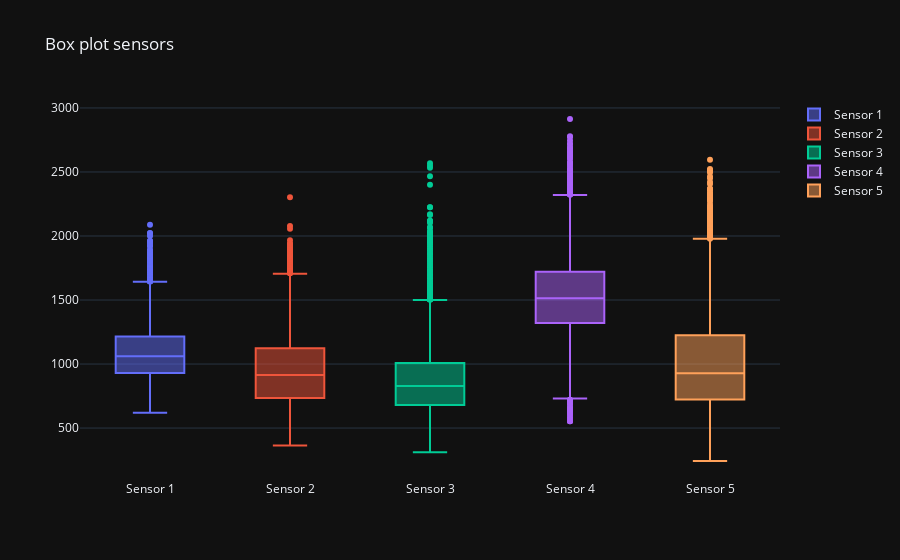

Notebook code for this chart:
### Code cell
fig = go.Figure()

fig.add_trace(go.Box(
    y = data_train['sensor_1'],
    name = 'Sensor 1'
))

fig.add_trace(go.Box(
    y = data_train['sensor_2'],
    name = 'Sensor 2'
))

fig.add_trace(go.Box(
    y = data_train['sensor_3'],
    name = 'Sensor 3'
))

fig.add_trace(go.Box(
    y = data_train['sensor_4'],
    name = 'Sensor 4'
))

fig.add_trace(go.Box(
    y = data_train['sensor_5'],
    name = 'Sensor 5'
))

fig.update_layout(
    template = 'plotly_dark',
    title_text = 'Box plot sensors'
)

### Figure 1 — Plotly figure (JSON) as saved in the notebook; plotly's stock layout.template omitted (floating-point values rounded to 4 significant figures; data arrays with more than 128 entries replaced by an {"elided": "..."} marker saying what was removed)
{"data": [{"name": "Sensor 1", "type": "box", "y": {"elided": "7111 float values"}}, {"name": "Sensor 2", "type": "box", "y": {"elided": "7111 float values"}}, {"name": "Sensor 3", "type": "box", "y": {"elided": "7111 float values"}}, {"name": "Sensor 4", "type": "box", "y": {"elided": "7111 float values"}}, {"name": "Sensor 5", "type": "box", "y": {"elided": "7111 float values"}}], "layout": {"title": {"text": "Box plot sensors"}}}
